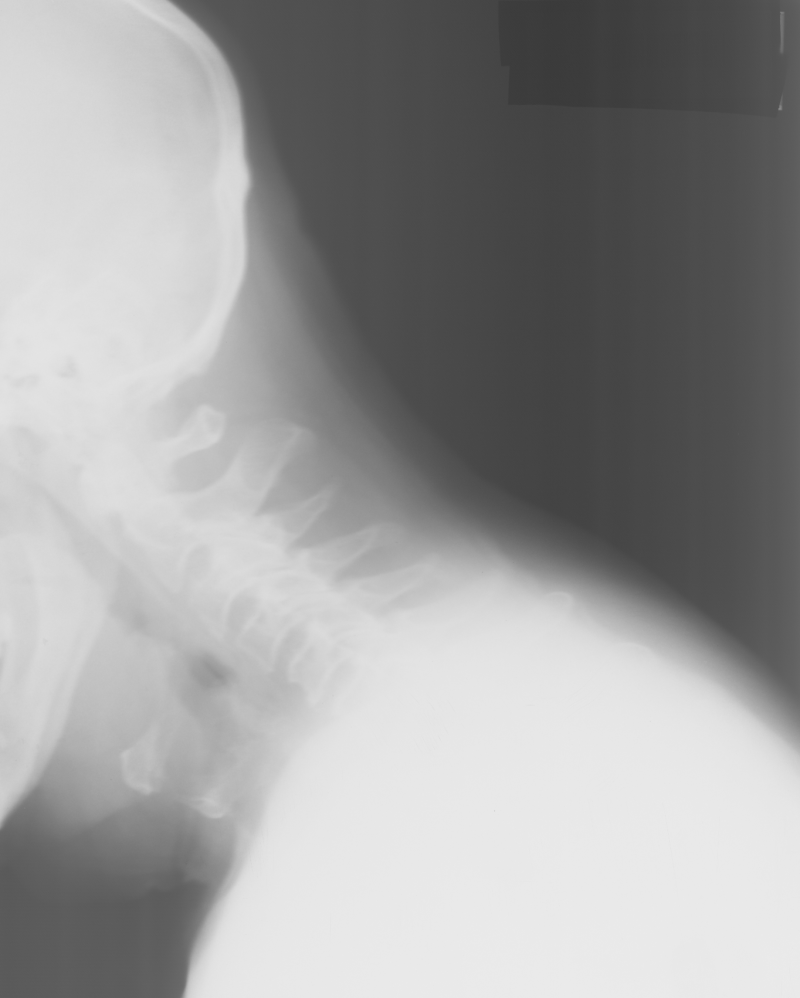
#> input picture Week4/data/vertebra.png, 800 x 998 px
$ jupyter execute --allow-errors Exercise3.ipynb
#> lines starting #> are read from the running program, lines starting #| are printed output that depends on the picture; after the words box and inside, x2 and y2 are one past the last pixel; in counts of white or black regions, pixels touching at a corner belong together; long printed decimals are rounded
# Exercise 3 - Pixelwise Opeations

First we will be working with an X-ray image of the human vertebra.png. This type of images can for example be used for diagnosis of osteoporosis. A symptom is the so-called vertebral compression fracture. However, the diagnosis is very difficult to do based on x-rays alone.

### Exercise 1
Start by reading the image and inspect the histogram. Is it a bimodal histogram? Do you think it will be possible to segment it so only the bones are visible?

[cell 1]
from skimage import io, color
from skimage.util import img_as_float, img_as_ubyte
from skimage.filters import threshold_otsu
import matplotlib.pyplot as plt
import numpy as np

# Exercise 1

im_org = io.imread("data/vertebra.png")
#> im_org is the input picture: shape (998, 800); min 57, max 235, mean 156.2
io.imshow(im_org)
plt.title('Vertebra image')
io.show()

[cell 2]
plt.hist(im_org.ravel(), bins=256)
plt.title('Image histogram')
io.show()
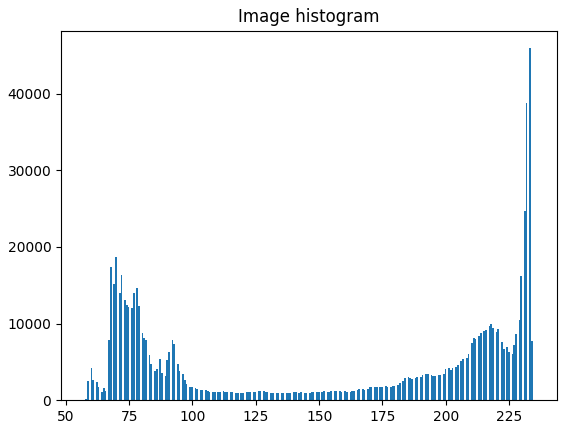
#> figure drawn by matplotlib, 1 panel; tallest bar 45929 high, from x = 232.9 to 233.6

### Exercise2
Compute the minimum and maximum values of the image. Is the full scale of the gray-scale spectrum used or can we enhance the appearance of the image?

[cell 3]
max_org = np.max(im_org)
#> max_org = 235
min_org = np.min(im_org)
#> min_org = 57
print("Max Value:",np.max(im_org))
#| Max Value: 235
print("Min Value:",np.min(im_org),'\n')
#| Min Value: 57
# the full scale of gray is not being used the min value is no 0
# and the max is 255.

### Exericse 3
Use img_as_float to compute a new float version of your input image. Compute the minimum and maximum values of this float image. Can you verify that the float image is equal to the original image, where each pixel value is divided by 255?

[cell 4]
img_float = img_as_float(im_org.copy())
print("Original max values divided by 255:", max_org/255)
#| Original max values divided by 255: 0.9216
print("Max Value:",np.max(img_float))
#| Max Value: 0.9216
print("Original min values divided by 255:", min_org/255)
#| Original min values divided by 255: 0.2235
print("Min Value:",np.min(img_float))
#| Min Value: 0.2235

### Exercise 4
Use img_as_ubyte on the float image you computed in the previous exercise. Compute the Compute the minimum and maximum values of this image. Are they as expected?

[cell 5]
img_ubyte = img_as_ubyte(img_float)
print("Max Value:",np.max(img_ubyte))
#| Max Value: 235
print("Min Value:",np.min(img_ubyte))
#| Min Value: 57

### Exercise 5
Implement a Python function called histogram_stretch. It can, for example, follow this example:

[cell 6]
def histogram_stretch(img_in):
    """
    Stretches the histogram of an image
    :param img_in: Input image
    :return: Image, where the histogram is stretched so the min values is 0 and the maximum value 255
    """
    # img_as_float will divide all pixel values with 255.0
    img_float = img_as_float(img_in)
    min_val = img_float.min()
#> min_val = 0.224
    max_val = img_float.max()
#> max_val = 0.922
    min_desired = 0.0
    max_desired = 1.0

    # Do something here
    img_out = (((max_desired-min_desired)/(max_val-min_val))*(img_float-min_val))+min_desired

    # img_as_ubyte will multiply all pixel values with 255.0 before converting to unsigned byte
    return img_as_ubyte(img_out)

### Exercise 6
Test your histogram_stretch on the vertebra.png image. Show the image before and after the histogram stretching. What changes do you notice in the image? Are the important structures more visible?

[cell 7]
strectched_img = histogram_stretch(im_org.copy())
plt.hist(strectched_img.ravel(), bins=256, label='Stretched')
plt.hist(im_org.ravel(), bins=256, label='Original')
plt.title('Strecthed and Original Image histogram')
io.show()
#> figure, not shown here; tallest bar 45929 high, from x = 251 to 252; tallest bar 45929 high, from x = 232.9 to 233.6

### Exercise 7
Implement a function, gamma_map(img, gamma), that:

1. Converts the input image to float
2. Do the gamma mapping on the pixel values
3. Returns the resulting image as an unsigned byte image.

[cell 8]
def gamma_map(img, gamma):
    """
    performes gamma mapping of pixel values
    :param img, gamme: Input image in unsigned byte, gamma value
    :return: Image in unsigned byte with gamma mapping applied.
    """
#> called with gamma = 0.5
    img_float = img_as_float(img)
    img_out = np.power(img_float,gamma)
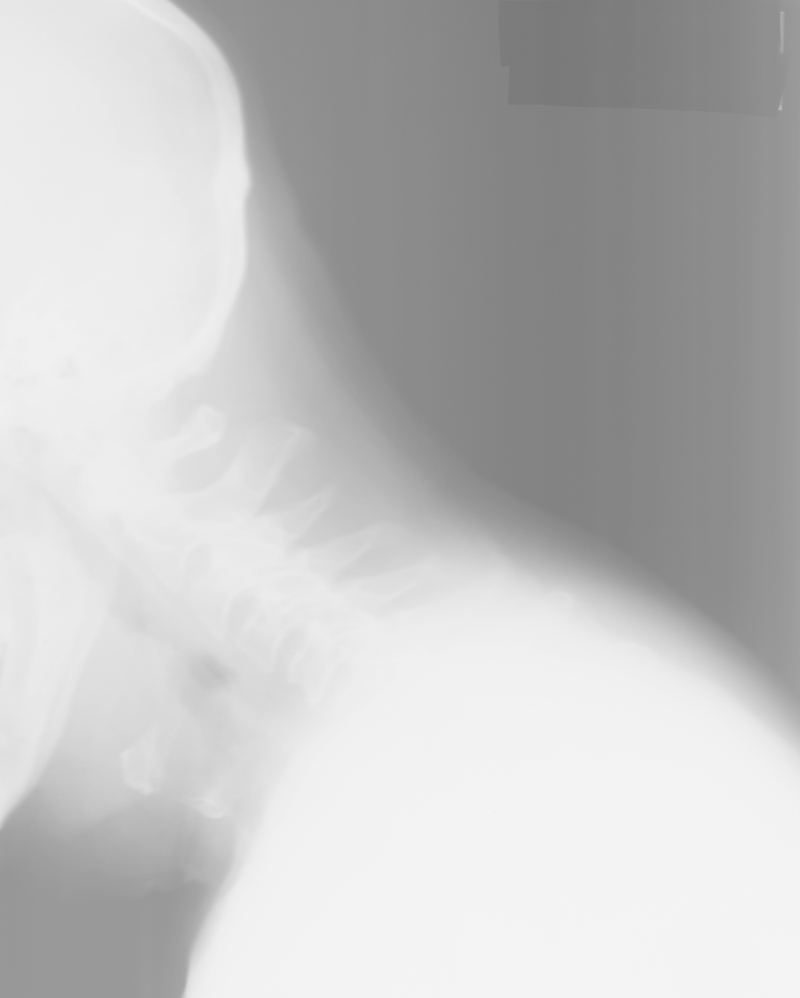
#> img_out: shape (998, 800) float64; min 0.473, max 0.96, mean 0.762
    return img_as_ubyte(img_out)

### Exercise 8
Test your gamma_map function on the vertebra image or another image of your choice. Try different values of , for example 0.5 and 2.0. Show the resuling image together with the input image. Can you see the differences in the images?

[cell 9]
gamma_05 = im_org.copy()
gamma_05 = gamma_map(gamma_05, 0.5)
io.imshow(gamma_05)
plt.title('Gamma mapping of 0.5')
io.show()

[cell 10]
gamma_02 = im_org.copy()
gamma_02 = gamma_map(gamma_02, 0.2)
#> call 2 of gamma_map, with gamma = 0.2
#> in gamma_map (call 2), `img_out = np.power(img_float,gamma)`:
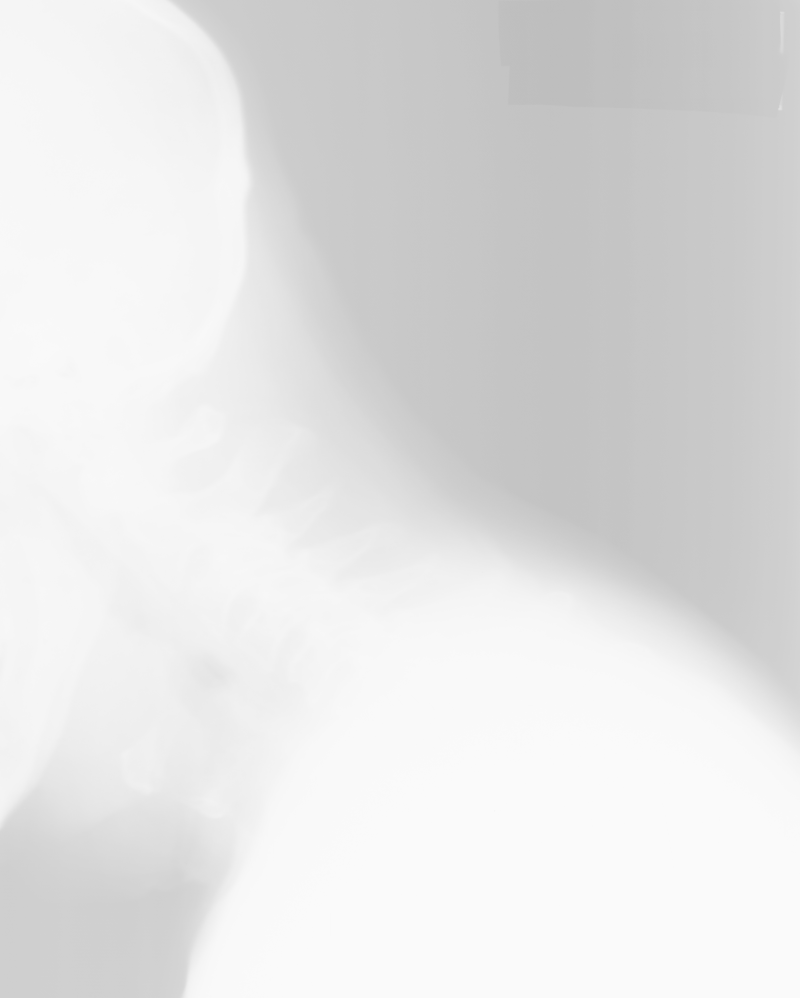
#> img_out: shape (998, 800) float64; min 0.741, max 0.984, mean 0.891
io.imshow(gamma_02)
plt.title('Gamma mapping of 0.2')
io.show()

### Exercise 9
Implement a function, threshold_image :

[cell 11]
def threshold_image(img_in, thres):
    """
    Apply a threshold in an image and return the resulting image
    :param img_in: Input image
    :param thres: The treshold value in the range [0, 255]
    :return: Resulting image (unsigned byte) where background is 0 and foreground is 255
    """
#> called with thres = 180
    for i in range(len(img_in[:,1])):
        for j in range(len(img_in[1,:])):
            if img_in[i,j] > thres:
                img_in[i,j] = 255
            else:
                img_in[i,j] = 0
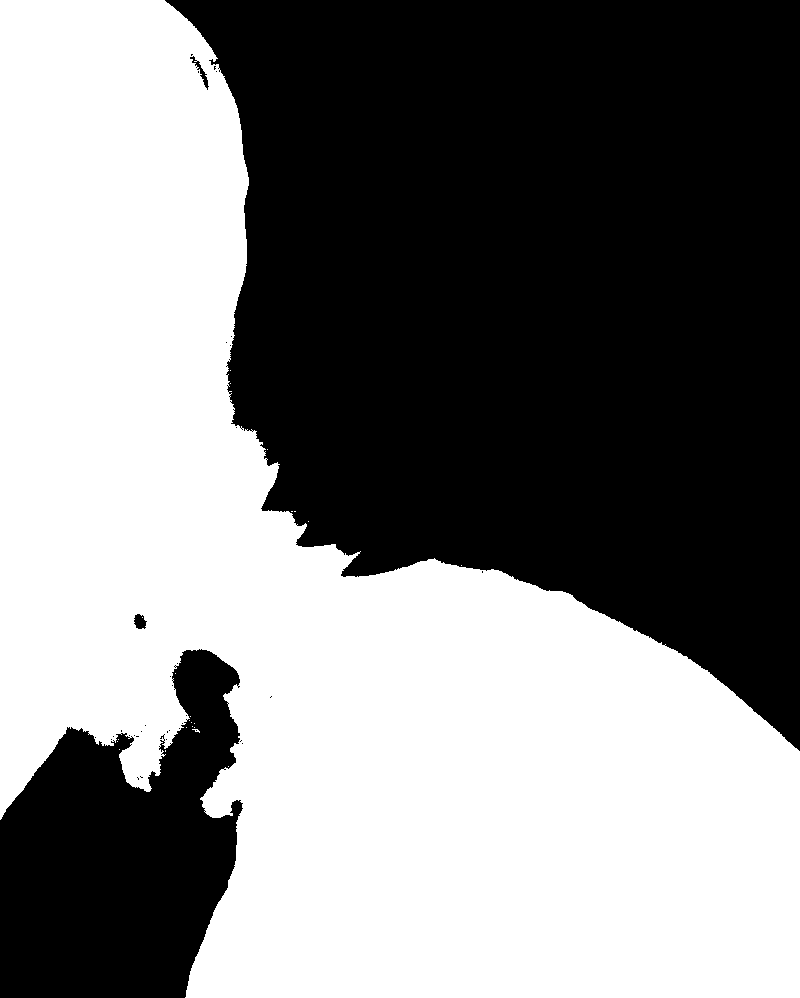
#> img_in: shape (998, 800); 50.5% white; 37 black regions (33 under 20 px), largest, box (x1, y1, x2, y2) and area: (165, 0, 800, 751) 338249, (0, 649, 243, 998) 56794, (134, 614, 147, 629) 138, (190, 56, 209, 90) 136

    return img_in

### Exercise 10
Test your threshold_image function on the vertebra image with different thresholds. It is probably not possible to find a threshold that seperates the bones from the background, but can you find a threshold that seperates the human from the background?

[cell 12]
threshold_img = im_org.copy()
threshold_img = threshold_image(threshold_img, 180)
io.imshow(threshold_img)
plt.title('Image with Thereshold of: 210')
io.show()

### Execise 11
Read the documentation of Otsu's method and use it to compute and apply a threshold to the vertebra image.
How does the threshold and the result compare to your manually found threshold?

[cell 13]
gray_scale_img = im_org.copy()
thresh = threshold_otsu(gray_scale_img)
#> thresh = 148
print(thresh)
#| 148
threshold_img_otsu = im_org.copy()
threshold_img_otsu = threshold_image(threshold_img_otsu, thresh)
#> after the loop in threshold_image (call 2), `for i in range(len(img_in[:,1])):`: img_in: shape (998, 800); 56% white; 10 black regions (8 under 20 px), largest, box (x1, y1, x2, y2) and area: (169, 0, 800, 734) 311456, (0, 782, 227, 998) 39669
#print(threshold_img_otsu.shape)
io.imshow(threshold_img_otsu)
plt.title('Image with Thereshold of: Otsu threshold')
io.show()

### Exercise 12
Use your camera to take some pictures of yourself or a friend. Try to take a picture on a dark background. Convert the image to grayscale and try to find a threshold that creates a silhouette image (an image where the head is all white and the background black). Alternatively, you can use the supplied photo dark_background.png found in the exercise data.

[cell 14]
im_dark = io.imread("data/dark_background.png")
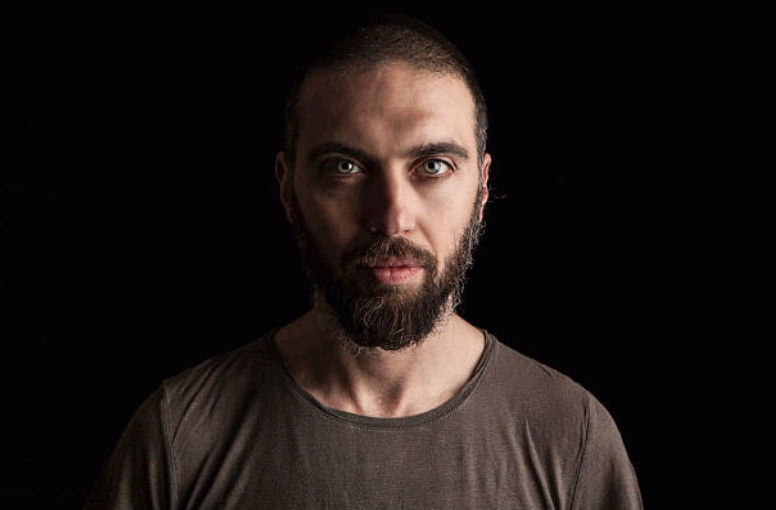
#> input picture Week4/data/dark_background.png, 776 x 510 px
#> im_dark is the input picture: shape (510, 776, 3); mean R, G, B 31, 23.2, 21.8
gray_scale = color.rgb2gray(im_dark.copy())
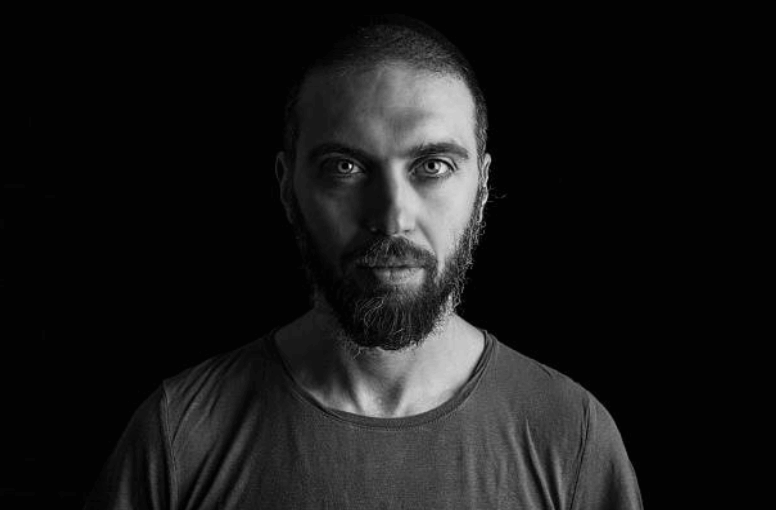
#> gray_scale: shape (510, 776) float64; min 0, max 0.951, mean 0.0971
print(im_dark.shape)
#| (510, 776, 3)
print(gray_scale.shape)
#| (510, 776)
io.imshow(gray_scale)
plt.title('gray Scale image of dark background')
io.show()

[cell 15]
print("Max value of gray scale image",np.max(gray_scale))
#| Max value of gray scale image 0.9513
print("Min value of gray scale image",np.min(gray_scale))
#| Min value of gray scale image 0.0

threshold_man = threshold_otsu(gray_scale)
#> threshold_man = 0.225
print("Thereshold found from Otsu:", threshold_man)
#| Thereshold found from Otsu: 0.2248

threshold_man_img = threshold_image(gray_scale.copy(), threshold_man)
#> call 3 of threshold_image, with thres = 0.225
#> after the loop in threshold_image (call 3), `for i in range(len(img_in[:,1])):`:
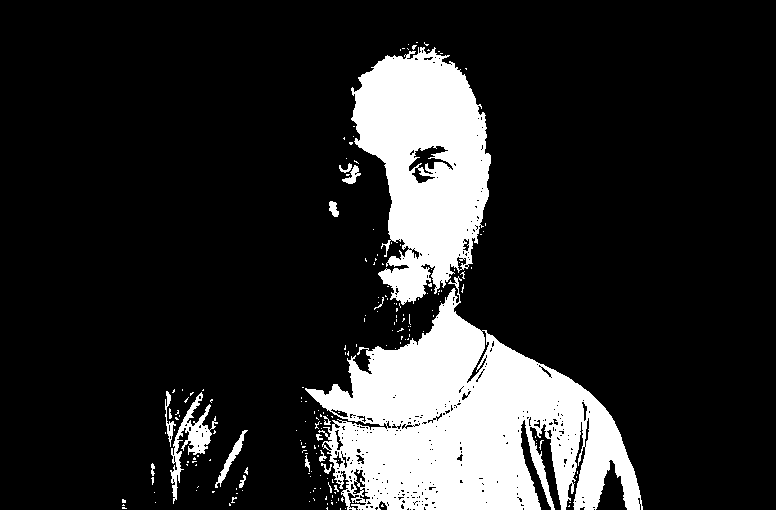
#> img_in: shape (510, 776) float64; 16.8% white; 193 white regions (176 under 20 px), largest, box (x1, y1, x2, y2) and area: (305, 276, 643, 510) 40750, (351, 47, 491, 305) 22476, (170, 392, 218, 504) 1334
#print(threshold_man_img.shape)
#print(threshold_man_img[400,:])
io.imshow(threshold_man_img)
plt.title('')
io.show()
